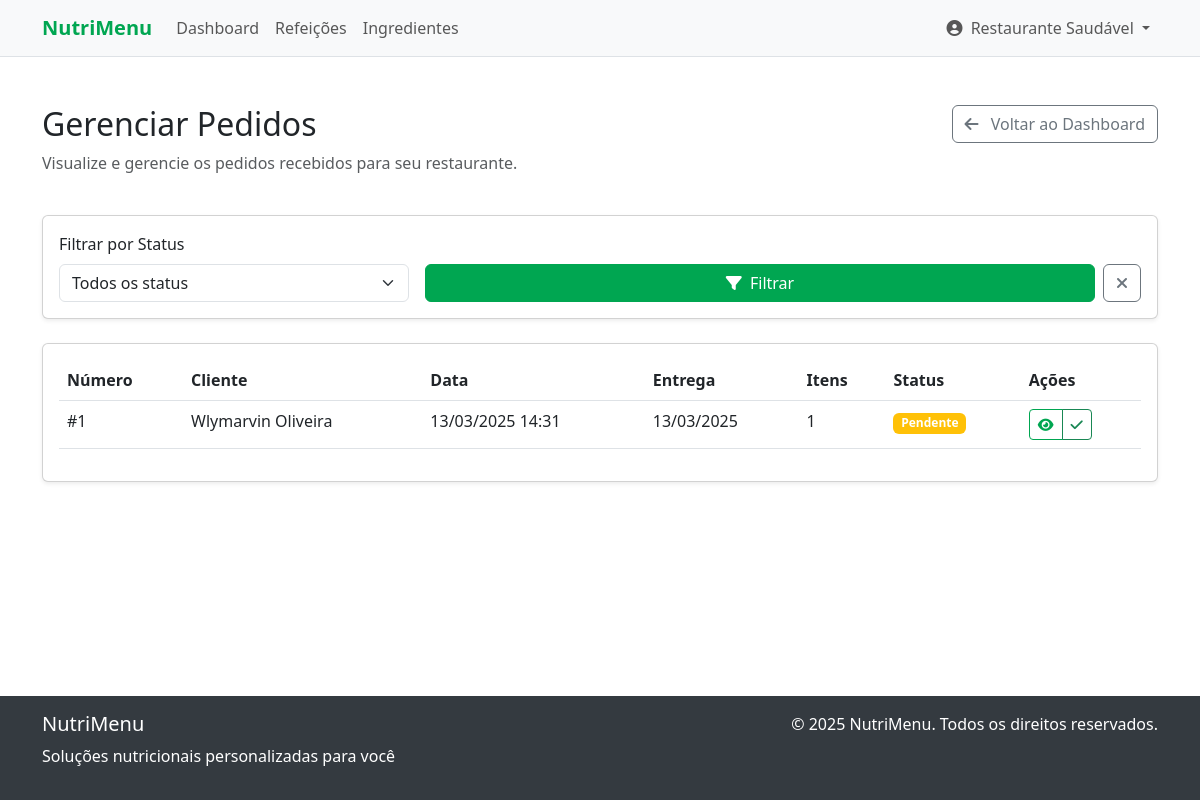
The page /restaurant/orders (signed in) on the database as committed earlier.
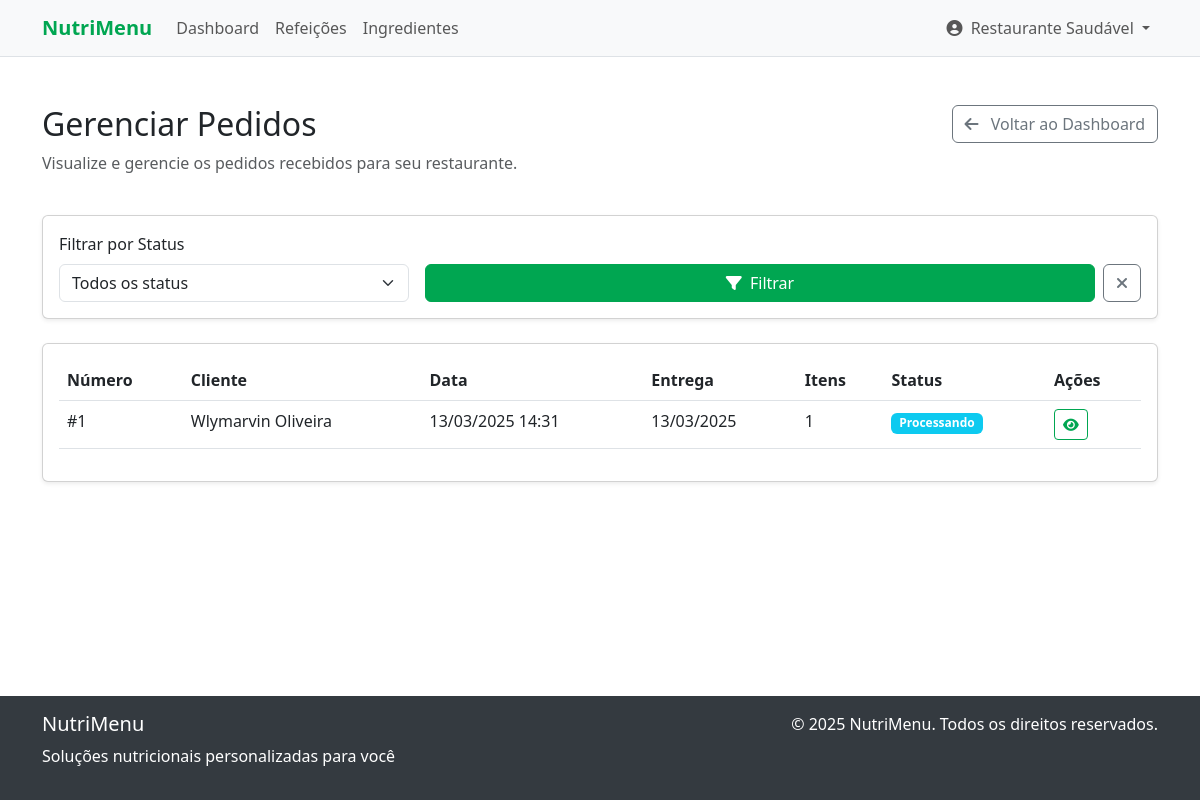
The same page on the database as committed later.
### tables this page shows
CREATE TABLE meal_orders (
    id INTEGER PRIMARY KEY AUTOINCREMENT,
    user_id INTEGER NOT NULL,
    delivery_address TEXT NOT NULL,
    delivery_date DATE NOT NULL,
    payment_method TEXT NOT NULL, -- 'credit', 'debit', 'pix', 'money'
    total REAL NOT NULL,
    notes TEXT,
    status TEXT NOT NULL DEFAULT 'pending', -- 'pending', 'processing', 'shipped', 'delivered', 'canceled'
    created_at DATETIME DEFAULT CURRENT_TIMESTAMP,
    updated_at DATETIME DEFAULT CURRENT_TIMESTAMP, package_id INTEGER,
    FOREIGN KEY (user_id) REFERENCES users(id) ON DELETE CASCADE
);

### src/controllers/RestaurantController.php (called while the page is built, shortened)
<?php
require_once __DIR__ . '/../models/RestaurantProfile.php';
require_once __DIR__ . '/../utils/Auth.php';
require_once __DIR__ . '/../models/Order.php';
class RestaurantController
{
    private $restaurantModel;
    private $auth;
    private $orderModel;
    public function __construct()
    {
        $this->restaurantModel = new RestaurantProfile();
        $this->orderModel = new Order();
        $this->auth = Auth::getInstance();
    }
    public function orders()
    {
        $userId = $this->auth->getUserId();
        $restaurant = $this->restaurantModel->getByUserId($userId);
        $status = $_GET['status'] ?? '';
        $orders = $this->orderModel->getByRestaurantId($restaurant['id']);
        view('restaurant/orders', [
            'restaurant' => $restaurant,
            'orders' => $orders,
            'statusFilter' => $status
        ]);
    }
}

### public/index.php (called while the page is built, shortened)
<?php
$controllerFiles = glob(__DIR__ . '/../src/controllers/*.php');
foreach ($controllerFiles as $controller) {
    require_once $controller;
}
$route = getCurrentRoute();
list($controller, $method) = explode('::', $routes[$route]);
$controller = new $controller();
$controller->$method();

### src/config/database.php (called while the page is built, shortened)
<?php
class Database
{
    private static $instance = null;
    private $conn;
    private function __construct()
    {
        $dbPath = __DIR__ . '/../../database/nutrition.db';
        try {
            $this->conn = new SQLite3($dbPath);
            $this->conn->enableExceptions(true);
        } catch (Exception $e) {
            die("Database connection error: " . $e->getMessage());
        }
    }
    public static function getInstance()
    {
        if (self::$instance === null) {
            self::$instance = new self();
        }
        return self::$instance;
    }
    public function query($sql, $params = [])
    {
        try {
            $stmt = $this->conn->prepare($sql);
            if (!empty($params)) {
                foreach ($params as $param => $value) {
                    if (is_int($value)) {
                        $stmt->bindValue($param, $value, SQLITE3_INTEGER);
                    } else if (is_float($value)) {
                        $stmt->bindValue($param, $value, SQLITE3_FLOAT);
                    } else if (is_null($value)) {
                        $stmt->bindValue($param, null, SQLITE3_NULL);
                    } else {
                        $stmt->bindValue($param, $value, SQLITE3_TEXT);
                    }
                }
            }
            $result = $stmt->execute();
            return $result;
        } catch (Exception $e) {
            die("Query execution error: " . $e->getMessage());
        }
    }
    public function fetchAll($sql, $params = [])
    {
        $result = $this->query($sql, $params);
        $rows = [];
        while ($row = $result->fetchArray(SQLITE3_ASSOC)) {
            $rows[] = $row;
        }
        return $rows;
    }
    public function fetchOne($sql, $params = [])
    {
        $result = $this->query($sql, $params);
        return $result->fetchArray(SQLITE3_ASSOC);
    }
}

### src/utils/Auth.php (called while the page is built, shortened)
<?php
class Auth {
    private static $instance = null;
    public static function getInstance() {
        if (self::$instance === null) {
            self::$instance = new self();
        }
        return self::$instance;
    }
    public function getUserId() {
        return isset($_SESSION['user_id']) ? $_SESSION['user_id'] : null;
    }
}

### src/models/RestaurantProfile.php (called while the page is built, shortened)
<?php
require_once __DIR__ . '/../config/database.php';
class RestaurantProfile {
    private $db;
    public function __construct() {
        $this->db = Database::getInstance();
    }
    public function getByUserId($userId) {
        $sql = "SELECT rp.*, u.name, u.email
                FROM restaurant_profiles rp
                JOIN users u ON rp.user_id = u.id
                WHERE rp.user_id = :user_id";
        return $this->db->fetchOne($sql, [':user_id' => $userId]);
    }
}

### src/models/Order.php (called while the page is built, shortened)
<?php
require_once __DIR__ . '/../config/database.php';
class Order
{
    private $db;
    public function __construct()
    {
        $this->db = Database::getInstance();
    }
    public function getByRestaurantId($restaurantId, $limit = null)
    {
        $sql = "SELECT DISTINCT mo.*, u.name as user_name, u.email as user_email,
                (SELECT COUNT(*) FROM meal_order_items WHERE order_id = mo.id) as item_count
                FROM meal_orders mo
                JOIN meal_order_items moi ON mo.id = moi.order_id
                JOIN meals m ON moi.meal_id = m.id
                JOIN users u ON mo.user_id = u.id
                WHERE m.restaurant_id = :restaurant_id
                ORDER BY mo.created_at DESC";
        $params = [':restaurant_id' => $restaurantId];
        return $this->db->fetchAll($sql, $params);
    }
}

### src/utils/Formatter.php (called while the page is built, shortened)
<?php
class Formatter {
    public static function formatDate($date) {
        $timestamp = is_numeric($date) ? $date : strtotime($date);
        return date('d/m/Y', $timestamp);
    }
    public static function formatDateTime($date) {
        $timestamp = is_numeric($date) ? $date : strtotime($date);
        return date('d/m/Y H:i', $timestamp);
    }
}

### src/views/restaurant/orders.php (the view, shortened to what the changed rows need)
<div class="container my-5">
    <div class="row mb-4">
        <div class="col-md-8">
            <h2>Gerenciar Pedidos</h2>
        </div>
    </div>
    <div class="row">
        <div class="col-12">
            <div class="card shadow-sm">
                <div class="card-body">
                    <?php if (empty($orders)): ?>
                        <div class="text-center py-5">
                            <i class="fas fa-shopping-bag fa-3x text-muted mb-3"></i>
                            <h5>Nenhum pedido encontrado</h5>
                            <p class="text-muted">Não há pedidos que correspondam aos critérios de filtro selecionados.</p>
                        </div>
                    <?php else: ?>
                        <div class="table-responsive">
                            <table class="table">
                                <thead>
                                    <tr>
                                        <th>Número</th>
                                        <th>Cliente</th>
                                        <th>Data</th>
                                        <th>Entrega</th>
                                        <th>Itens</th>
                                        <th>Status</th>
                                        <th>Ações</th>
                                    </tr>
                                </thead>
                                <tbody>
                                    <?php foreach ($orders as $order): ?>
                                        <tr>
                                            <td>#<?= $order['id'] ?></td>
                                            <td><?= $order['user_name'] ?></td>
                                            <td><?= Formatter::formatDateTime($order['created_at']) ?></td>
                                            <td><?= Formatter::formatDate($order['delivery_date']) ?></td>
                                            <td><?= $order['item_count'] ?></td>
                                            <td>
                                                <span class="badge bg-<?= getStatusBadgeColor($order['status']) ?>">
                                                    <?= formatOrderStatus($order['status']) ?>
                                                </span>
                                            </td>
                                            <td>
                                                <div class="btn-group btn-group-sm">
                                                    <a href="/restaurant/orders/view?id=<?= $order['id'] ?>" class="btn btn-outline-primary" title="Ver Detalhes">
                                                        <i class="fas fa-eye"></i>
                                                    </a>
                                                    <?php if ($order['status'] === 'pending'): ?>
                                                        <button type="button" class="btn btn-outline-success" title="Iniciar Processamento"
                                                                data-bs-toggle="modal" data-bs-target="#updateStatusModal<?= $order['id'] ?>">
                                                            <i class="fas fa-check"></i>
                                                        </button>
                                                    <?php endif; ?>
                                                </div>
                                            </td>
                                        </tr>
                                    <?php endforeach; ?>
                                </tbody>
                            </table>
                        </div>
                    <?php endif; ?>
                </div>
            </div>
        </div>
    </div>
</div>
<?php
function getStatusBadgeColor($status) {
    $colors = [
        'pending' => 'warning',
        'processing' => 'info',
        'shipped' => 'primary',
        'delivered' => 'success',
        'canceled' => 'danger'
    ];
    return $colors[$status] ?? 'secondary';
}
function formatOrderStatus($status) {
    $statuses = [
        'pending' => 'Pendente',
        'processing' => 'Processando',
        'shipped' => 'Enviado',
        'delivered' => 'Entregue',
        'canceled' => 'Cancelado'
    ];
    return $statuses[$status] ?? $status;
}
?>

Rows that differ between the two databases and show on the page:
changed meal_orders id 1: status "Pendente" → "Processando"
